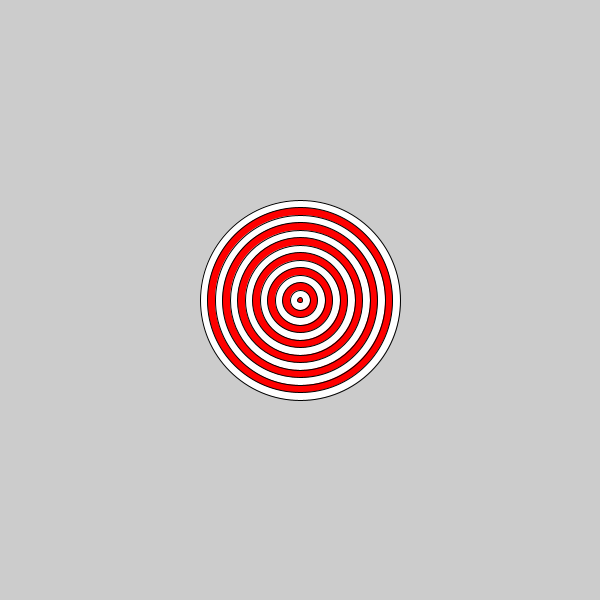
Frame 1 (no input)
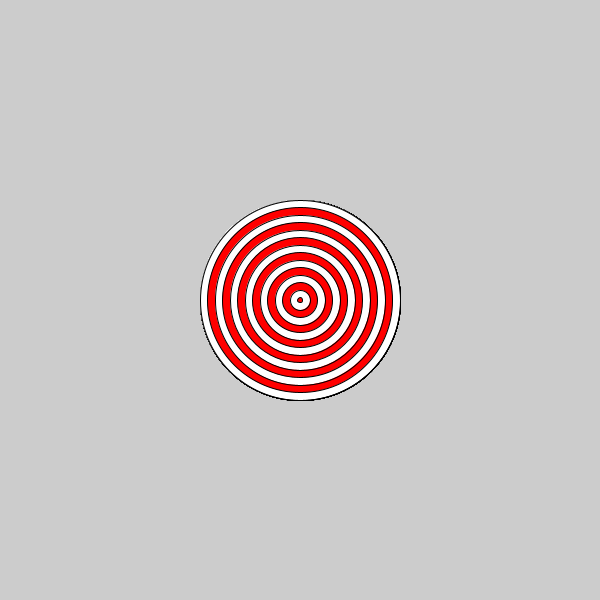
Frame 60 (the mouse pressed at the canvas centre just before this capture)
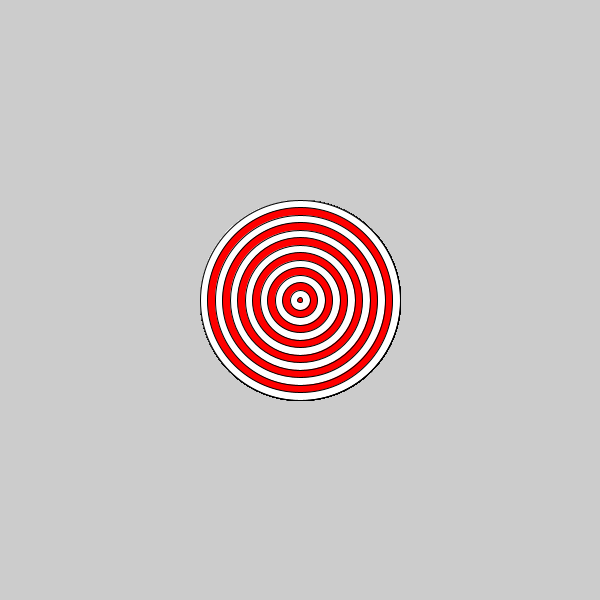
Frame 120 (the mouse held since frame 60 and released just before this capture)

The Processing sketch that drew these frames (run headless with seeded random() and noise(); from frame 60 on, the mouse is pressed at the canvas centre):

// Processing sketch: Bullseye
// ── Bullseye.pde
void setup() {
  size(600, 600);
}

void draw() {

  for (int i = 200; i > 0; i = i-15) {
  ellipse(300, 300, i, i);
  
  int a = i % 10;
  if(a == 0) {
    fill(255, 0, 0);
  }
  else {
    fill(255, 255, 255);
  }
    
  }
}
